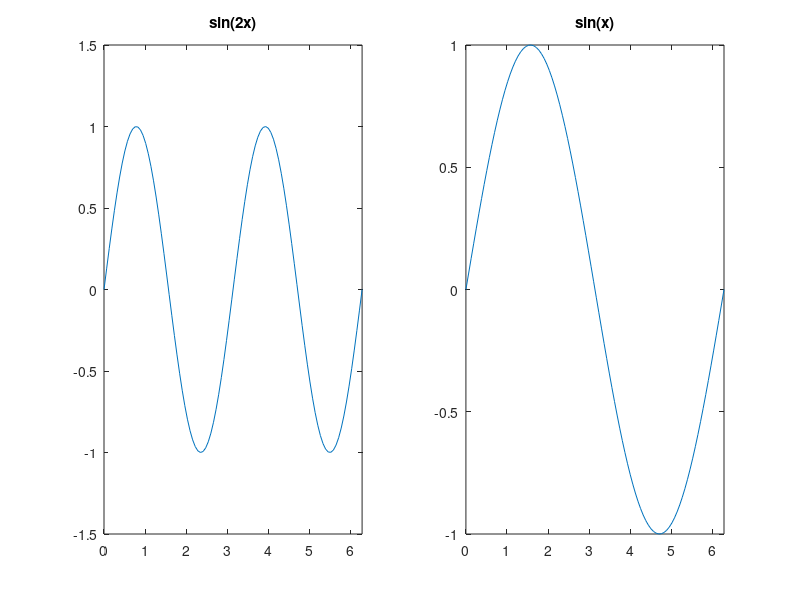

This chart was generated by the following MATLAB code:
clc;

x = linspace(0,2*pi);

y = x;

subplot(1,2,1);

plot(x,sin(2*x)); axis([0 2*pi -1.5 1.5]); title('sin(2x)');

subplot(1,2,2);

plot(x,sin(x)); axis([0 2*pi -1 1]); title('sin(x)'); %fijar ejes


